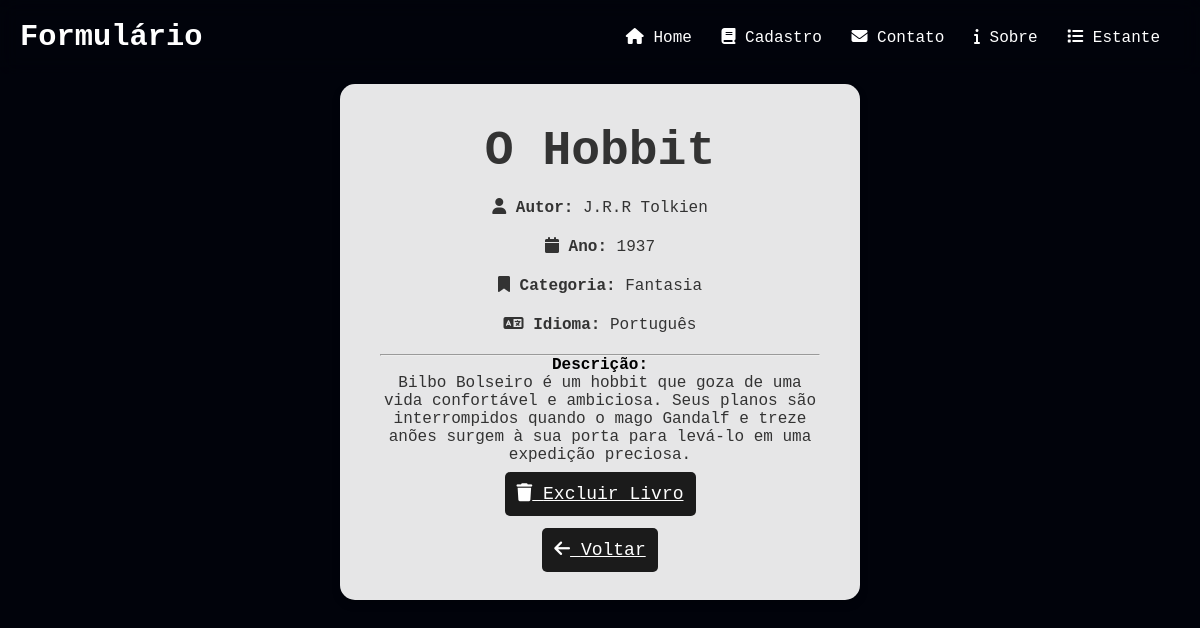
Screenshot of /detalhes/7/ with the database file from the repository.
### livros/models.py (models this page shows, shortened)
class Livro(models.Model):
    titulo = models.CharField(max_length=200)
    autor = models.CharField(max_length=200)
    editora = models.CharField(max_length=200)
    ano_publicacao = models.IntegerField()
    numero_paginas = models.IntegerField()
    categoria = models.CharField(max_length=100)
    isbn = models.CharField(max_length=20)
    idioma = models.CharField(max_length=50)
    edicao = models.CharField(max_length=50)
    descricao = models.TextField()

### livros/views.py (the view)
# urls.py: path('detalhes/<int:livro_id>/', views.detalhes, name='detalhes'),
def detalhes(request, livro_id):
    livro = Livro.objects.get(id=livro_id)
    return render(request, 'detalhes.html', {'livro': livro})

### livros/templates/detalhes.html (shortened to what this page needs)
{% load static %}
<!DOCTYPE html>
<html lang="pt-br">
<head>
    <link rel="stylesheet" href="{% static 'css/style.css' %}">
    <link rel="stylesheet" href="https://cdnjs.cloudflare.com/ajax/libs/font-awesome/6.5.0/css/all.min.css">
</head>
<body>
    <header class="main-header">
        <h1 class="logo-title">Formulário</h1>
        <nav class="top-nav">
            <ul>
                <a href="/home/"><i class="fa-solid fa-house"></i> Home</a>
                <a href="/cadastro/"><i class="fa-solid fa-book"></i> Cadastro</a>
                <a href="/contato/"><i class="fa-solid fa-envelope"></i> Contato</a>
                <a href="/sobre/"><i class="fa-solid fa-info"></i> Sobre</a>
                <a href="/lista/"><i class="fa-solid fa-list"></i> Estante</a>
            </ul>
        </nav>
    </header>
    <center>
        {% block content %}
        <div class="sobre container-detalhes">
            <h2 class="titulo-livro">{{ livro.titulo }}</h2>
<div class="detalhes-info">
    <p class="info-item">
        <i class="fa-solid fa-user"></i> <strong>Autor:</strong> {{ livro.autor }}
    </p>
    <p class="info-item">
        <i class="fa-solid fa-calendar"></i> <strong>Ano:</strong> {{ livro.ano_publicacao }} </p>
    <p class="info-item">
        <i class="fa-solid fa-bookmark"></i> <strong>Categoria:</strong> {{ livro.categoria }} </p>
    <p class="info-item">
        <i class="fa-solid fa-language"></i> <strong>Idioma:</strong> {{ livro.idioma }} </p>
    <hr class="divisor">
    <div class="descricao-box">
        <strong>Descrição:</strong>
        <p class="texto-descricao">{{ livro.descricao }}</p>
    </div>
    <a href="{% url 'deletar' livro.id %}" class="submit-btn">
    <i class="fa-solid fa-trash"></i> Excluir Livro
</a><br><br><br>
            </div>
            <a href="{% url 'lista' %}" class="submit-btn btn-voltar">
                <i class="fa-solid fa-arrow-left"></i> Voltar
            </a>
        </div>
        {% endblock %}
    </center>
</body>
</html>

### livros/static/CSS/style.css (style rules this page uses)
.sobre { background-color: rgba(255, 255, 255, 0.9); padding: 40px; border-radius: 15px; box-shadow: 0 4px 8px rgba(0, 0, 0, 0.2); width: 520px; text-align: center; margin-top: 10px; }
.sobre h2, .sobre p { margin-bottom: 20px; color: #333; text-align: center; }
p { max-width: 700px; margin: 20px auto; text-align: center; margin-top: 0; }
h2 { margin-bottom: 10px; font-size: 48px; text-align: center; font-family: 'Courier New', Courier, monospace; }
header { display: flex; justify-content: space-between; align-items: center; padding: 20px; backdrop-filter: blur(10px); }
h1 { font-size: 1.9em; margin: 0; font-family: 'Courier New', Courier, monospace; }
nav a { display: inline-block; color: white; text-decoration: none; margin-right: 20px; transition: transform 0.2s, color 0.2s; }
body { background-color: #01030b; }
h2 { color: #FFF; }
* { margin: 0; padding: 0; box-sizing: border-box; font-family: 'Courier New', Courier, monospace; }
.submit-btn { width: 100%; padding: 12px; border: none; background-color: #1b1b1b; color: white; font-size: 18px; border-radius: 5px; cursor: pointer; transition: background-color 0.3s ease; }
h1 { color: #FFF; font-size: 1.9em; margin: 0; font-family: 'Courier New', Courier, monospace; }
p { color:#FFF; }

### rows the page displays
Livro: titulo "O Hobbit", autor "J.R.R Tolkien", ano_publicacao "1937", categoria "Fantasia", idioma "Português", descricao "Bilbo Bolseiro é um hobbit que goza de uma vida confortável e ambiciosa. Seus planos são interrompidos quando o mago Gandalf e treze anões surgem à sua porta para levá-lo em uma expedição preciosa."
